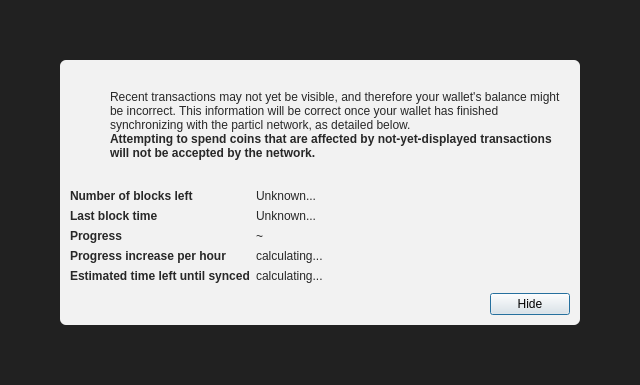
<?xml version="1.0" encoding="UTF-8"?>
<ui version="4.0">
 <class>ModalOverlay</class>
 <widget class="QWidget" name="ModalOverlay">
  <property name="geometry">
   <rect>
    <x>0</x>
    <y>0</y>
    <width>640</width>
    <height>385</height>
   </rect>
  </property>
  <property name="windowTitle">
   <string>Form</string>
  </property>
  <layout class="QVBoxLayout" name="verticalLayout" stretch="0">
   <property name="sizeConstraint">
    <enum>QLayout::SetDefaultConstraint</enum>
   </property>
   <property name="leftMargin">
    <number>0</number>
   </property>
   <property name="topMargin">
    <number>0</number>
   </property>
   <property name="rightMargin">
    <number>0</number>
   </property>
   <property name="bottomMargin">
    <number>0</number>
   </property>
   <item>
    <widget class="QWidget" name="bgWidget" native="true">
     <property name="styleSheet">
      <string notr="true">#bgWidget { background: rgba(0,0,0,220); }</string>
     </property>
     <layout class="QVBoxLayout" name="verticalLayoutMain" stretch="1">
      <property name="leftMargin">
       <number>60</number>
      </property>
      <property name="topMargin">
       <number>60</number>
      </property>
      <property name="rightMargin">
       <number>60</number>
      </property>
      <property name="bottomMargin">
       <number>60</number>
      </property>
      <item>
       <widget class="QWidget" name="contentWidget" native="true">
        <property name="styleSheet">
         <string notr="true">#contentWidget { background: rgba(255,255,255,240); border-radius: 6px; }

QLabel { color: rgb(40,40,40);  }</string>
        </property>
        <layout class="QVBoxLayout" name="verticalLayoutSub" stretch="1,0,0,0">
         <property name="spacing">
          <number>0</number>
         </property>
         <property name="leftMargin">
          <number>10</number>
         </property>
         <property name="topMargin">
          <number>10</number>
         </property>
         <property name="rightMargin">
          <number>10</number>
         </property>
         <property name="bottomMargin">
          <number>10</number>
         </property>
         <item>
          <layout class="QHBoxLayout" name="horizontalLayoutIconText" stretch="0,1">
           <property name="topMargin">
            <number>20</number>
           </property>
           <item>
            <layout class="QVBoxLayout" name="verticalLayoutIcon">
             <property name="leftMargin">
              <number>0</number>
             </property>
             <item>
              <widget class="QPushButton" name="warningIcon">
               <property name="enabled">
                <bool>false</bool>
               </property>
               <property name="text">
                <string/>
               </property>
               <property name="icon">
                <iconset>
                 <normaloff>:/icons/warning</normaloff>
                 <disabledoff>:/icons/warning</disabledoff>:/icons/warning</iconset>
               </property>
               <property name="iconSize">
                <size>
                 <width>48</width>
                 <height>48</height>
                </size>
               </property>
               <property name="flat">
                <bool>true</bool>
               </property>
              </widget>
             </item>
             <item>
              <spacer name="verticalSpacerWarningIcon">
               <property name="orientation">
                <enum>Qt::Vertical</enum>
               </property>
               <property name="sizeHint" stdset="0">
                <size>
                 <width>20</width>
                 <height>40</height>
                </size>
               </property>
              </spacer>
             </item>
            </layout>
           </item>
           <item>
            <layout class="QVBoxLayout" name="verticalLayoutInfoText">
             <property name="leftMargin">
              <number>0</number>
             </property>
             <property name="topMargin">
              <number>0</number>
             </property>
             <item>
              <widget class="QLabel" name="infoText">
               <property name="text">
                <string>Recent transactions may not yet be visible, and therefore your wallet's balance might be incorrect. This information will be correct once your wallet has finished synchronizing with the particl network, as detailed below.</string>
               </property>
               <property name="textFormat">
                <enum>Qt::RichText</enum>
               </property>
               <property name="wordWrap">
                <bool>true</bool>
               </property>
              </widget>
             </item>
             <item>
              <widget class="QLabel" name="infoTextStrong">
               <property name="font">
                <font>
                 <weight>75</weight>
                 <bold>true</bold>
                </font>
               </property>
               <property name="text">
                <string>Attempting to spend coins that are affected by not-yet-displayed transactions will not be accepted by the network.</string>
               </property>
               <property name="textFormat">
                <enum>Qt::RichText</enum>
               </property>
               <property name="wordWrap">
                <bool>true</bool>
               </property>
              </widget>
             </item>
             <item>
              <spacer name="verticalSpacerInTextSpace">
               <property name="orientation">
                <enum>Qt::Vertical</enum>
               </property>
               <property name="sizeHint" stdset="0">
                <size>
                 <width>20</width>
                 <height>40</height>
                </size>
               </property>
              </spacer>
             </item>
            </layout>
           </item>
          </layout>
         </item>
         <item>
          <spacer name="verticalSpacerAfterText">
           <property name="orientation">
            <enum>Qt::Vertical</enum>
           </property>
           <property name="sizeHint" stdset="0">
            <size>
             <width>20</width>
             <height>40</height>
            </size>
           </property>
          </spacer>
         </item>
         <item>
          <layout class="QFormLayout" name="formLayout">
           <property name="fieldGrowthPolicy">
            <enum>QFormLayout::FieldsStayAtSizeHint</enum>
           </property>
           <property name="horizontalSpacing">
            <number>6</number>
           </property>
           <property name="verticalSpacing">
            <number>6</number>
           </property>
           <property name="topMargin">
            <number>10</number>
           </property>
           <item row="0" column="0">
            <widget class="QLabel" name="labelNumberOfBlocksLeft">
             <property name="font">
              <font>
               <weight>75</weight>
               <bold>true</bold>
              </font>
             </property>
             <property name="text">
              <string>Number of blocks left</string>
             </property>
            </widget>
           </item>
           <item row="0" column="1">
            <widget class="QLabel" name="numberOfBlocksLeft">
             <property name="text">
              <string>Unknown...</string>
             </property>
            </widget>
           </item>
           <item row="1" column="0">
            <widget class="QLabel" name="labelLastBlockTime">
             <property name="font">
              <font>
               <weight>75</weight>
               <bold>true</bold>
              </font>
             </property>
             <property name="text">
              <string>Last block time</string>
             </property>
            </widget>
           </item>
           <item row="1" column="1">
            <widget class="QLabel" name="newestBlockDate">
             <property name="sizePolicy">
              <sizepolicy hsizetype="Maximum" vsizetype="Preferred">
               <horstretch>0</horstretch>
               <verstretch>0</verstretch>
              </sizepolicy>
             </property>
             <property name="text">
              <string>Unknown...</string>
             </property>
            </widget>
           </item>
           <item row="2" column="0">
            <widget class="QLabel" name="labelSyncDone">
             <property name="font">
              <font>
               <weight>75</weight>
               <bold>true</bold>
              </font>
             </property>
             <property name="text">
              <string>Progress</string>
             </property>
            </widget>
           </item>
           <item row="2" column="1">
            <layout class="QHBoxLayout" name="horizontalLayoutSync" stretch="0,1">
             <item>
              <widget class="QLabel" name="percentageProgress">
               <property name="text">
                <string notr="true">~</string>
               </property>
              </widget>
             </item>
            </layout>
           </item>
           <item row="4" column="0">
            <widget class="QLabel" name="labelProgressIncrease">
             <property name="font">
              <font>
               <weight>75</weight>
               <bold>true</bold>
              </font>
             </property>
             <property name="text">
              <string>Progress increase per hour</string>
             </property>
            </widget>
           </item>
           <item row="4" column="1">
            <widget class="QLabel" name="progressIncreasePerH">
             <property name="text">
              <string>calculating...</string>
             </property>
            </widget>
           </item>
           <item row="5" column="0">
            <widget class="QLabel" name="labelEstimatedTimeLeft">
             <property name="font">
              <font>
               <weight>75</weight>
               <bold>true</bold>
              </font>
             </property>
             <property name="text">
              <string>Estimated time left until synced</string>
             </property>
            </widget>
           </item>
           <item row="5" column="1">
            <widget class="QLabel" name="expectedTimeLeft">
             <property name="text">
              <string>calculating...</string>
             </property>
            </widget>
           </item>
          </layout>
         </item>
         <item>
          <layout class="QHBoxLayout" name="horizontalLayoutButtons">
           <property name="leftMargin">
            <number>10</number>
           </property>
           <property name="topMargin">
            <number>10</number>
           </property>
           <item>
            <spacer name="horizontalSpacer">
             <property name="orientation">
              <enum>Qt::Horizontal</enum>
             </property>
             <property name="sizeHint" stdset="0">
              <size>
               <width>40</width>
               <height>20</height>
              </size>
             </property>
            </spacer>
           </item>
           <item>
            <widget class="QPushButton" name="closeButton">
             <property name="text">
              <string>Hide</string>
             </property>
             <property name="shortcut">
              <string>Esc</string>
             </property>
             <property name="focusPolicy">
              <enum>Qt::StrongFocus</enum>
             </property>
             <property name="default">
              <bool>true</bool>
             </property>
            </widget>
           </item>
          </layout>
         </item>
        </layout>
       </widget>
      </item>
     </layout>
    </widget>
   </item>
  </layout>
 </widget>
 <resources/>
 <connections/>
</ui>
